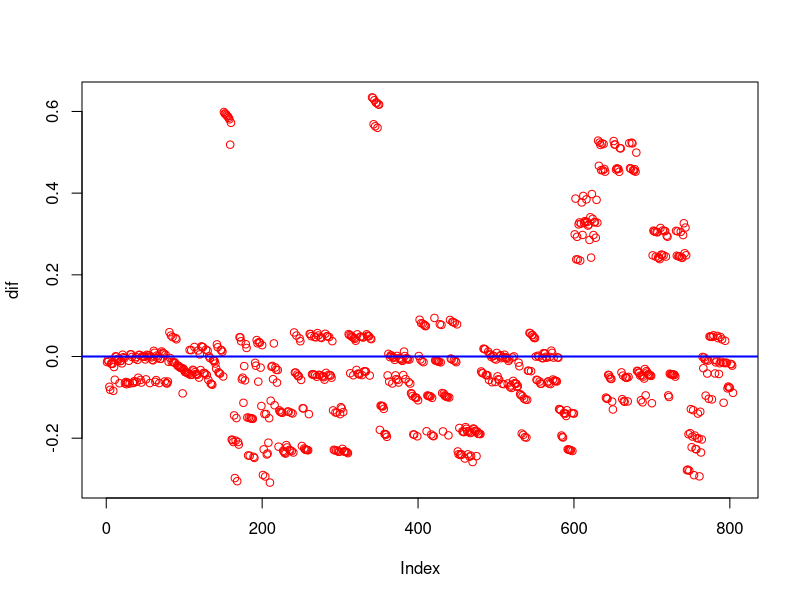
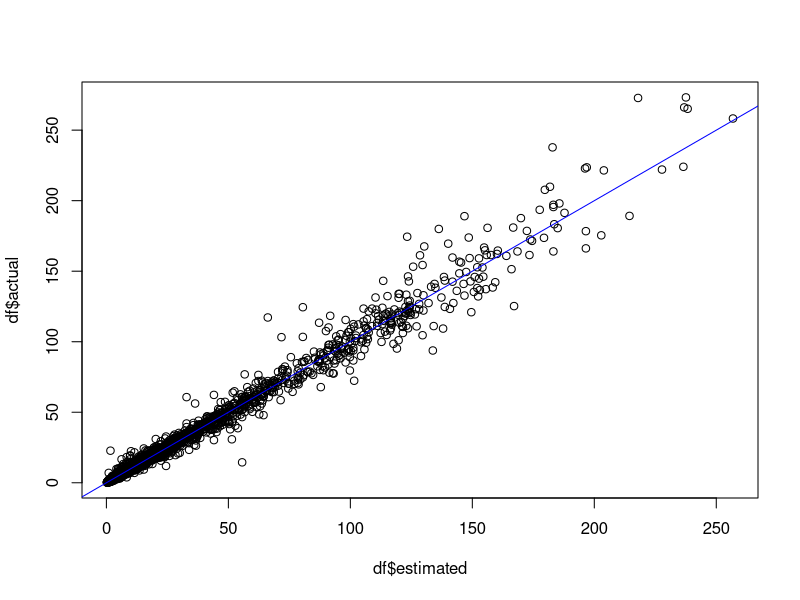

Source code (R) for these figures, in order:
# загружаем либу
install.packages(c("rstudioapi"), repos = "https://cran.r-project.org/")
# cтавим чтение в папку где расположен наш файл
setwd(dirname(rstudioapi::getActiveDocumentContext()$path))
# грузим данные
df <- read.delim("kuiper.tsv", stringsAsFactors = TRUE, skip = 4)
head(df) # проверяем корректность загруженных данных
reg <- lm(log(df$Price) ~ df$Mileage + df$Cylinder + df$Liter +
I(df$Doors == 2) + df$Cruise + df$Sound + df$Leather) # строим регрессию
summary(reg) # смотрим основные статистические характеристики
new_reg <- lm(log(df$Price) ~ df$Mileage + df$Cylinder + df$Liter + df$Type +
df$Cruise + df$Sound + df$Leather) # стриоим другую регрессию
summary(new_reg) # смотрим основные статистические характеристики
table(df$Type, df$Doors)
anova(reg, new_reg) # Проводим тест на добовление пременной
# Находим разность расчётных значений для двух регрессий
dif <- fitted(new_reg) - fitted(reg)
plot(dif, col = "#ff0000") # Анализируем различие
abline(h = 0, col = "#0000ff", lwd = 2) # Добавляем линию нуля
###
# грузим данные
df <- read.delim("StreetLight2020.tsv", stringsAsFactors = TRUE, skip = 5)
head(df)
plot(df$actual ~ df$estimated)
abline(c(0, 1), col = "#0000ff", lwd = 1)
reg <- lm(df$actual ~ df$estimated)
summary(reg)
confint(reg)
reg_1 <- lm(df$actual - df$estimated ~ df$estimated)
summary(reg_1)
confint(reg_1)
reg_2 <- lm(df$actual - df$estimated ~ 1)
summary(reg_2)
reg_3 <- lm(df$actual ~ df$estimated + I(df$estimated^2))
summary(reg_3)
reg_4 <- lm(df$actual - df$estimated ~ df$estimated + I(df$estimated^2))
summary(reg_4)
reg_5 <- lm(df$actual - df$estimated ~ 1)
anova(reg_5, reg_4)
reg_5 <- lm(df$actual - df$estimated ~ 0)
anova(reg_5, reg_4)
